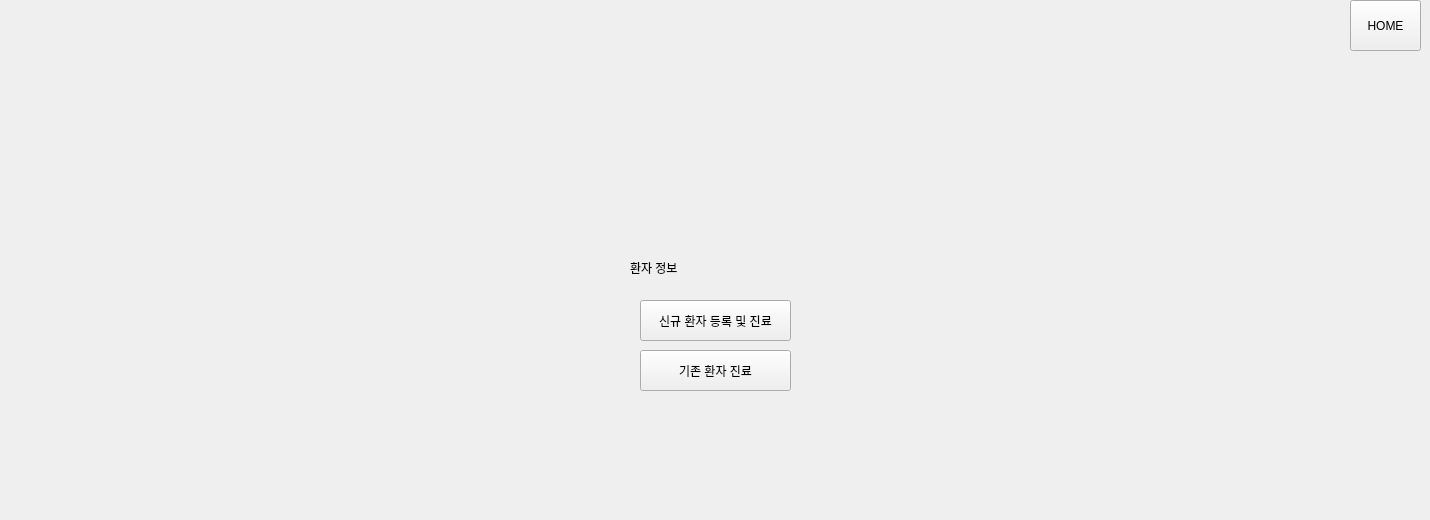
      <widget class="QWidget" name="page_2">
       <widget class="QPushButton" name="btn_home_2">
        <property name="geometry">
         <rect>
          <x>1350</x>
          <y>0</y>
          <width>71</width>
          <height>51</height>
         </rect>
        </property>
        <property name="text">
         <string>HOME</string>
        </property>
       </widget>
       <widget class="QWidget" name="widget_56" native="true">
        <property name="geometry">
         <rect>
          <x>600</x>
          <y>240</y>
          <width>231</width>
          <height>271</height>
         </rect>
        </property>
        <widget class="QPushButton" name="btn_findExistingPatient_2">
         <property name="geometry">
          <rect>
           <x>40</x>
           <y>110</y>
           <width>151</width>
           <height>41</height>
          </rect>
         </property>
         <property name="text">
          <string>기존 환자 진료</string>
         </property>
        </widget>
        <widget class="QLabel" name="label">
         <property name="geometry">
          <rect>
           <x>30</x>
           <y>20</y>
           <width>60</width>
           <height>16</height>
          </rect>
         </property>
         <property name="text">
          <string>환자 정보</string>
         </property>
        </widget>
        <widget class="QPushButton" name="btn_registerNewPatient_2">
         <property name="geometry">
          <rect>
           <x>40</x>
           <y>60</y>
           <width>151</width>
           <height>41</height>
          </rect>
         </property>
         <property name="text">
          <string>신규 환자 등록 및 진료</string>
         </property>
        </widget>
       </widget>
      </widget>
